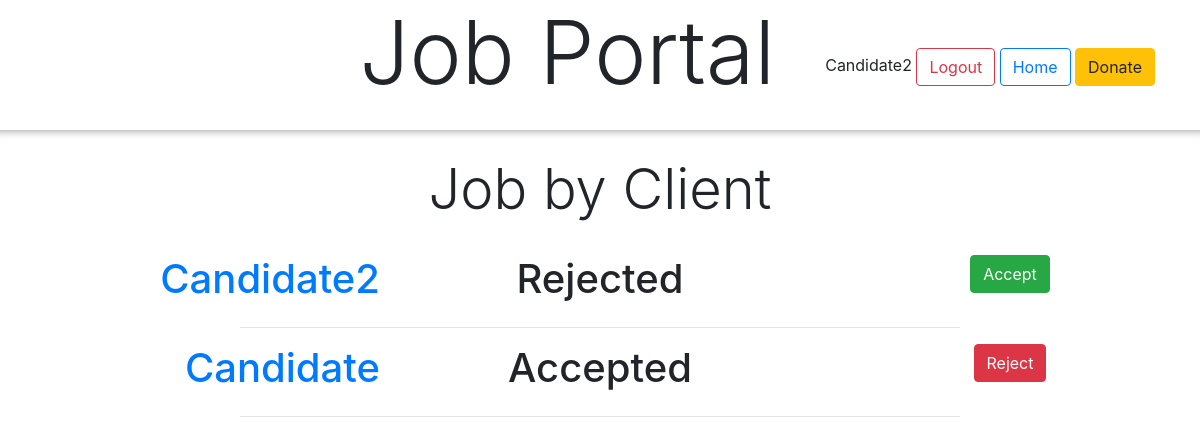
/candidatesapplied/6 (signed in), run on the app's committed database.
### job/models.py (models this page shows, shortened)
class Job(models.Model):
    job_name = models.CharField(max_length = 100, verbose_name= "Job Name")
    job_desc =  models.TextField(verbose_name="Job Description")
    min_age =  models.IntegerField(verbose_name="Minimum Age")
    max_age =  models.IntegerField(verbose_name="Maximum Age")
    salary =  models.IntegerField(verbose_name="Salary")
    n_openings =  models.IntegerField(verbose_name="Number of Openings")
    creator =  models.ForeignKey(User, on_delete=models.CASCADE, verbose_name="Client")

class JobApplied(models.Model):
    username = models.ForeignKey(User, verbose_name="User Name", on_delete=models.CASCADE)
    job_applied = models.ForeignKey(Job, verbose_name="Job Applied For", on_delete=models.CASCADE)
    status =  models.CharField(max_length=50,choices= STATUS_CHOICE, default= STATUS_PENDING)

### job/views.py (the view)
# urls.py: path('candidatesapplied/<int:jobid>', AppliedCandidatesView.as_view(), name = 'candidatesapplied'),
class AppliedCandidatesView(generic.CreateView):
    template_name = 'job/appliedcandidates.html'
    model = JobApplied
    def get(self, request, jobid):
        current_job = Job.objects.get(id = jobid)
        candidate = Candidate.objects.all()
        jobs = self.model.objects.filter(job_applied = current_job)
        args = { 'jobs': jobs, 'current_job': current_job, 'candidate' : candidate}
        return render(request, self.template_name, args)

### job/templates/job/appliedcandidates.html (shortened to what this page needs)
<!DOCTYPE html>
<html lang="en">
<head>
</head>
<body>
    {% extends 'base.html' %}
    {% block content%}
    <h1 class="display-4 padding">{{current_job.job_name}}</h1> <br>
    {%if jobs%}
        {% for job in jobs%}
        <div class="row">
        <div class="col-4 paddingright">
            <div class="row">
                <div class="col">
                    <a href="{% url 'candidateshow' job.username.id %}"><h1 class="" id="c_name">{{job.username}}</h1></a>
                </div>
            </div>
        </div>
        <div class="col-4 padding">
            <h1 class="">{{job.status}}</h1>
        </div>
        <div class="col-4 padding">
            {%if job.status != 'Accepted'%}
            <a href="{% url 'jobaccept' job.id %}"><button class="btn btn-success">Accept</button></a>
            {%endif%}
            {% if job.status != 'Rejected'%}
            <a href="{% url 'jobreject' job.id %}"><button class="btn btn-danger">Reject</button></a>
            {%endif%}
        </div>
    </div> <hr style="width: 60%;">
        {%endfor%}
        {%else%}
        <h1 class="padding" style="color: red;">No Candidates applied for this Job !</h1><br><br>
        <a href="{% url 'clientdashboard'%}" style="padding-left: 48%;"><button class="btn btn-dark">Back</button></a>
        {%endif%}
    {% endblock%}

### portal/templates/base.html (shortened to what this page needs)
<!DOCTYPE html>
<html lang="en" dir="ltr">
  <head>
  <link rel="stylesheet" href="https://maxcdn.bootstrapcdn.com/bootstrap/4.5.2/css/bootstrap.min.css">
  </head>
  <body>
    {% load bootstrap4 %}
    <div class="container">
      <div class="row">
        <div class="col-8 paddingright">
          <h1 class="display-2">Job Portal</h1>
        </div>
        <div class="col paddingright">
          <br><br>
          {% if user.is_authenticated%}
            <span>{{user.username}}</span>
            <a href="{% url 'logout' %}"><button class="btn btn-outline-danger">Logout </button></a>
          {%endif%}
          <a href="{% url 'dashboard' %}"><button class="btn btn-outline-primary ">Home</button></a>
          <a href="{% url 'payments' %}"><button class="btn btn-warning ">Donate</button></a>
        </div>
      </div>
    </div>
    <hr class="hr_base">
    {% block content %}
    {% endblock %}
  </body>
</html>

### portal/templates/base.html (style rules this page uses)
.padding { text-align: center; }
.paddingright { text-align: right; }
.hr_base { height: 10px; border: 0; box-shadow: 0 10px 10px -10px #8c8c8c inset; }

### data on the page
Job: job_name "Job by Client"
JobApplied: username "Candidate2", status "Rejected", shows "Accept"
JobApplied: username "Candidate", status "Accepted", shows "Reject"

### other printed values
{{ user.username }} "Candidate2"
